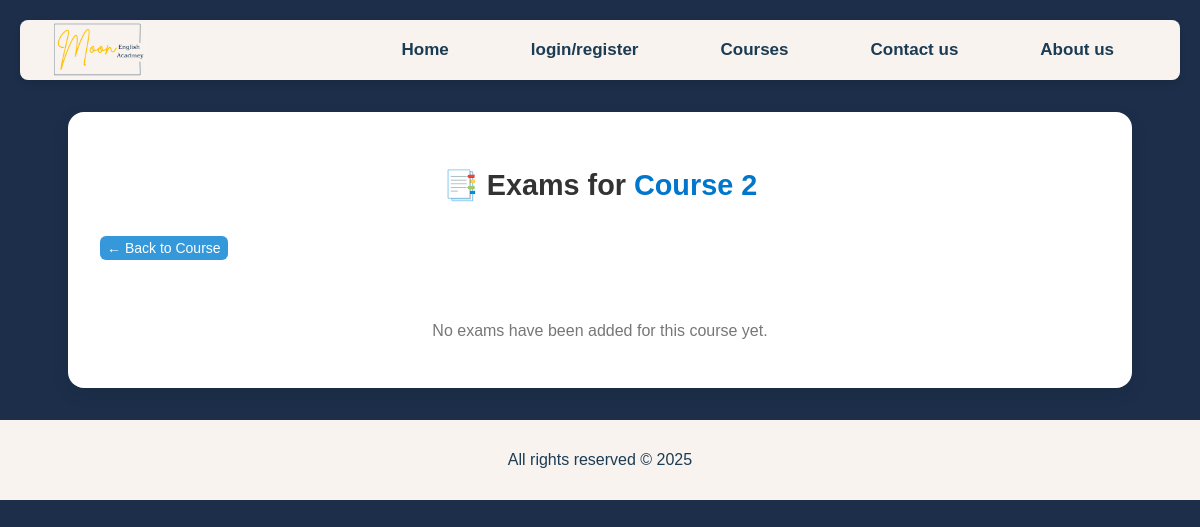
/courses/8/exams/, run on an earlier commit of the app's database.
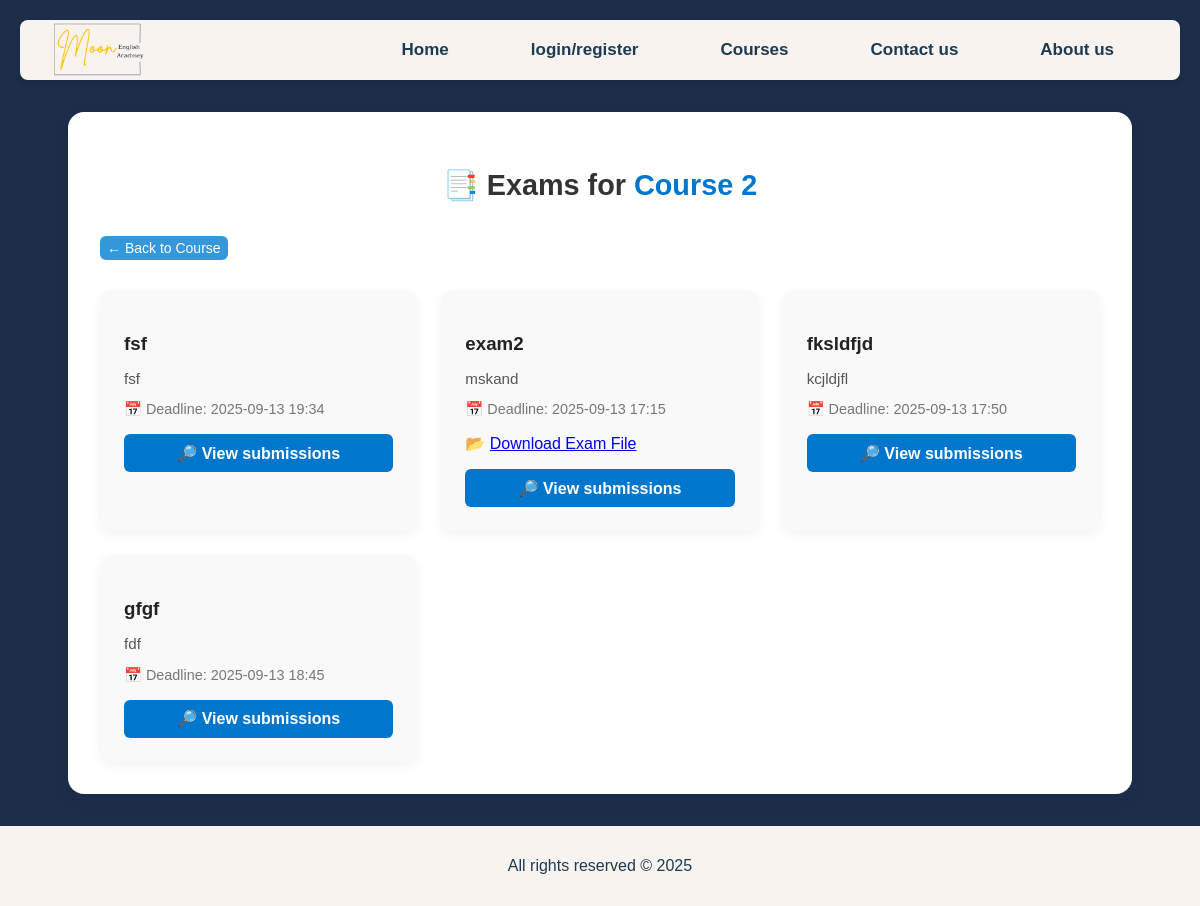
And on a later commit of the database.
### main/models.py (models this page shows, shortened)
class Exam(models.Model):
    course = models.ForeignKey(Course, on_delete=models.CASCADE, related_name="exams")
    title = models.CharField(max_length=200)
    description = models.TextField(blank=True, null=True)
    file = models.FileField(upload_to="exams/", blank=True, null=True)
    created = models.DateTimeField(auto_now_add=True)
    deadline = models.DateTimeField(blank=True, null=True)

### main/views.py (the view)
# urls.py: path("courses/<int:course_id>/exams/", views.exam_list, name="exam_list"),
def exam_list(request, course_id):
    course = get_object_or_404(Course, id=course_id)
    exams = Exam.objects.filter(course=course)
    return render(request, 'exam_list.html', {
        'course': course,
        'exams': exams
    })

### templates/exam_list.html (shortened to what this page needs)
{% extends "base.html" %}
{% load static %}
{% block extra_css %}
<link rel="stylesheet" href="{% static 'css/exam_list.css' %}">
{% endblock %}
{% block content %}
<div class="exam-list-container">
    <h2>📑 Exams for <span class="course-name">{{ course.title }}</span></h2>
    <a href="{% url 'course_detail' course.id %}" class="back-button">← Back to Course</a>
    {% if exams %}
        <div class="exam-cards">
            {% for exam in exams %}
                <div class="exam-card">
                    <h3>{{ exam.title }}</h3>
                    <p class="desc">{{ exam.description|truncatewords:20 }}</p>
                    <p class="meta">
                        📅 Deadline: {{ exam.deadline|date:"Y-m-d H:i" }}
                    </p>
                    {% if exam.file %}
                        <p>📂 <a href="{{ exam.file.url }}" target="_blank">Download Exam File</a></p>
                    {% endif %}
                    <div class="exam-actions">
                        <a href="{% url 'exam_submissions_view' exam.id %}" class="btn-view">🔎 View submissions</a>
                    </div>
                </div>
            {% endfor %}
        </div>
    {% else %}
        <p class="no-exams">No exams have been added for this course yet.</p>
    {% endif %}
</div>
{% endblock %}

What changed in the data, as far as the page shows it:
added Exam: title "fsf", description "fsf", deadline "2025-09-13 19:34"
added Exam: title "exam2", description "mskand", deadline "2025-09-13 17:15"
added Exam: title "fksldfjd", description "kcjldjfl", deadline "2025-09-13 17:50"
added Exam: title "gfgf", description "fdf", deadline "2025-09-13 18:45"
Also different on the page:
text no longer shown: "No exams have been added for this course yet."
